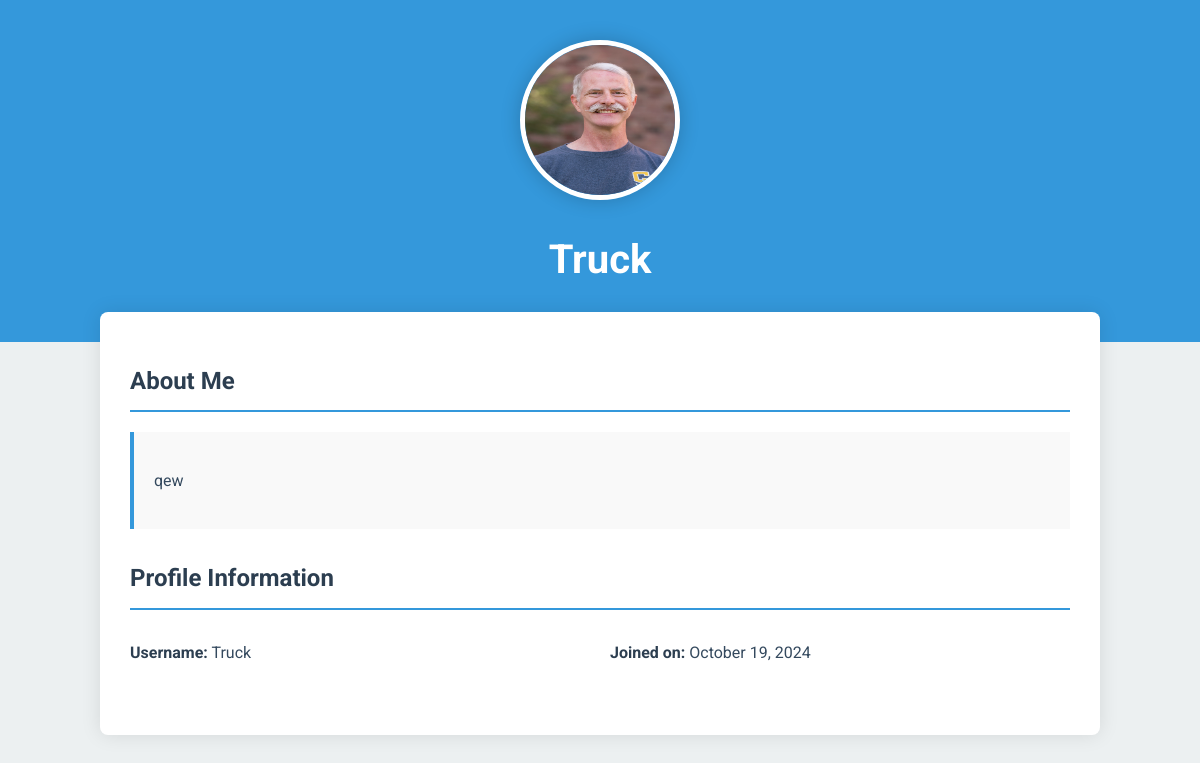
The app's page /profile/Truck/ with its own data.
### codestuff/models.py (models this page shows, shortened)
class Profile(models.Model):
    user = models.OneToOneField(User, on_delete=models.CASCADE)
    username = models.CharField(max_length=200, blank=True, null=True)
    email = models.EmailField(blank=True, null=True)
    avatar = models.ImageField(upload_to='media', null=True, blank=True, verbose_name="Profile picture")
    alternate = models.TextField(verbose_name="Alternate text", blank=True, null=True)
    about_me = models.TextField(blank=True, null=True)
    keywords = models.ManyToManyField(Keywords)
    opt_in = models.BooleanField(default=False)
    position = models.UUIDField(
        default=uuid.uuid4,
        editable=False,
        unique=True,
        help_text="Position for sorting",
    )
    is_active = models.IntegerField(default=1,
                                    blank=True,
                                    null=True,
                                    help_text='1->Active, 0->Inactive',
                                    choices=((1, 'Active'), (0, 'Inactive')), verbose_name="Set active?")
    class Meta:
        verbose_name = "Account Profile"
        verbose_name_plural = "Account Profiles"

### codestuff/views.py (the view)
# urls.py: path('profile/<str:username>/', ProfileView.as_view(), name='profile'),
class ProfileView(DetailView):
    model = Profile
    template_name = 'profile.html'
    context_object_name = 'profile'
    def get_object(self):
        user = get_object_or_404(User, username=self.kwargs['username'])
        return get_object_or_404(Profile, user=user)
    def get_context_data(self, **kwargs):
        context = super().get_context_data(**kwargs)
        context['username'] = self.kwargs['username']
        signed_in_user = self.request.user
        if signed_in_user.is_authenticated:
            context['user_profile'] = Profile.objects.filter(user=signed_in_user).first()
        return context

### templates/profile.html (shortened to what this page needs)
<!DOCTYPE html>
<html lang="en">
<head>
</head>
<body>
    <div class="profile-header">
        <img src="{{ profile.avatar.url }}" alt="{{ profile.user.username }}'s avatar" class="profile-avatar">
        <h1 class="profile-username">{{ profile.user.username }}</h1>
    </div>
    <div class="container">
        <div class="profile-content">
            <div class="profile-section">
                <h2>About Me</h2>
                <div class="profile-about">
                    <p>{{ profile.about_me }}</p>
                </div>
            </div>
            <div class="profile-section">
                <h2>Profile Information</h2>
                <div class="profile-info">
                    <p><strong>Username:</strong> {{ profile.user.username }}</p>
                    <p><strong>Joined on:</strong> {{ profile.user.date_joined|date:"F j, Y" }}</p>
                </div>
            </div>
        </div>
    </div>
</body>
</html>

### templates/profile.html (style rules this page uses)
:root { --primary-color: #3498db; --secondary-color: #2c3e50; --background-color: #ecf0f1; --text-color: #34495e; }
body { font-family: 'Roboto', sans-serif; line-height: 1.6; color: var(--text-color); background-color: var(--background-color); margin: 0; padding: 0; }
.container { max-width: 1000px; margin: 0 auto; padding: 20px; }
.profile-header { background-color: var(--primary-color); color: white; padding: 40px 0; text-align: center; }
.profile-avatar { width: 150px; height: 150px; border-radius: 50%; border: 5px solid white; box-shadow: 0 0 20px rgba(0,0,0,0.2); }
.profile-username { font-size: 2.5em; margin: 20px 0 10px; }
.profile-content { background-color: white; border-radius: 8px; box-shadow: 0 0 20px rgba(0,0,0,0.1); padding: 30px; margin-top: -50px; }
.profile-section { margin-bottom: 30px; }
.profile-section h2 { color: var(--secondary-color); border-bottom: 2px solid var(--primary-color); padding-bottom: 10px; margin-bottom: 20px; }
.profile-info { display: grid; grid-template-columns: 1fr 1fr; gap: 20px; }
.profile-info p { margin: 10px 0; }
.profile-info strong { color: var(--secondary-color); }
.profile-about { background-color: #f9f9f9; border-left: 4px solid var(--primary-color); padding: 20px; margin-top: 20px; }

### records on screen
Profile: avatar (picture), user.username "Truck", about_me "qew", user.date_joined "October 19, 2024"
